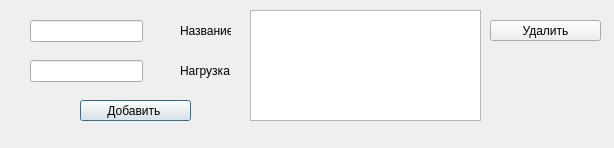
<?xml version="1.0" encoding="UTF-8"?>
<ui version="4.0">
 <class>DlgAddCtg</class>
 <widget class="QDialog" name="DlgAddCtg">
  <property name="geometry">
   <rect>
    <x>0</x>
    <y>0</y>
    <width>614</width>
    <height>148</height>
   </rect>
  </property>
  <property name="windowTitle">
   <string>Добавить категорию</string>
  </property>
  <widget class="QPushButton" name="btnAddCtg">
   <property name="geometry">
    <rect>
     <x>80</x>
     <y>100</y>
     <width>111</width>
     <height>21</height>
    </rect>
   </property>
   <property name="text">
    <string>Добавить </string>
   </property>
  </widget>
  <widget class="QLabel" name="label">
   <property name="geometry">
    <rect>
     <x>180</x>
     <y>20</y>
     <width>51</width>
     <height>21</height>
    </rect>
   </property>
   <property name="text">
    <string>Название</string>
   </property>
  </widget>
  <widget class="QLineEdit" name="inpName">
   <property name="geometry">
    <rect>
     <x>30</x>
     <y>20</y>
     <width>113</width>
     <height>22</height>
    </rect>
   </property>
  </widget>
  <widget class="QLineEdit" name="inpDrb">
   <property name="geometry">
    <rect>
     <x>30</x>
     <y>60</y>
     <width>113</width>
     <height>22</height>
    </rect>
   </property>
   <property name="text">
    <string/>
   </property>
  </widget>
  <widget class="QLabel" name="label_2">
   <property name="geometry">
    <rect>
     <x>180</x>
     <y>60</y>
     <width>51</width>
     <height>21</height>
    </rect>
   </property>
   <property name="text">
    <string>Нагрузка</string>
   </property>
  </widget>
  <widget class="QListWidget" name="lstCtg">
   <property name="geometry">
    <rect>
     <x>250</x>
     <y>10</y>
     <width>231</width>
     <height>111</height>
    </rect>
   </property>
  </widget>
  <widget class="QPushButton" name="btnDel">
   <property name="geometry">
    <rect>
     <x>490</x>
     <y>20</y>
     <width>111</width>
     <height>21</height>
    </rect>
   </property>
   <property name="text">
    <string>Удалить</string>
   </property>
  </widget>
 </widget>
 <resources/>
 <connections/>
</ui>
